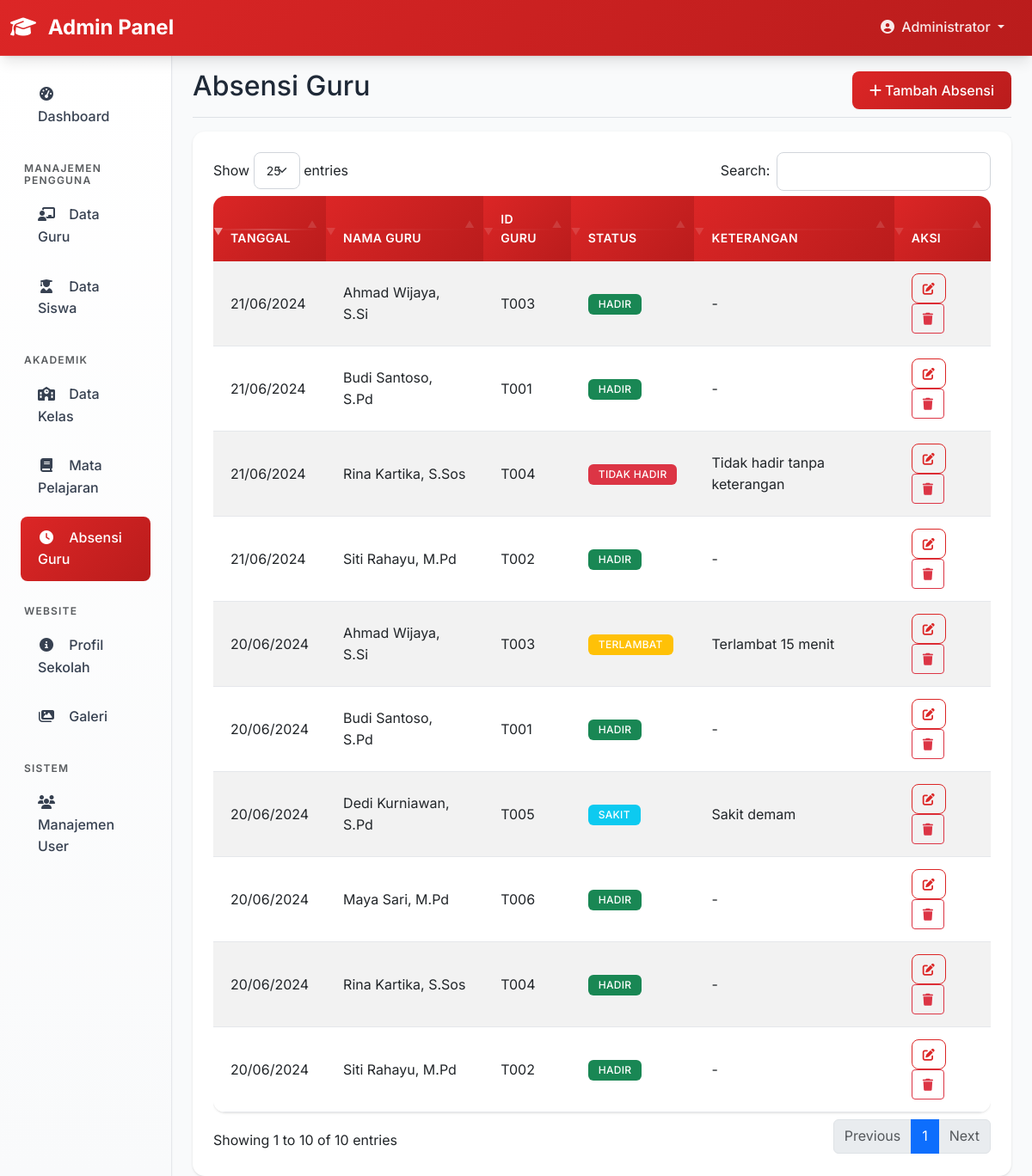
The page /admin/attendance_teacher.php (signed in) on the database its author committed.
### tables this page shows
CREATE TABLE IF NOT EXISTS attendances_teacher (
    id INT AUTO_INCREMENT PRIMARY KEY,
    teacher_id INT,
    attendance_date DATE NOT NULL,
    status ENUM('present', 'absent', 'late', 'sick_leave', 'permission') NOT NULL,
    notes TEXT,
    recorded_by INT,
    created_at TIMESTAMP DEFAULT CURRENT_TIMESTAMP,
    FOREIGN KEY (teacher_id) REFERENCES teachers(id) ON DELETE CASCADE,
    FOREIGN KEY (recorded_by) REFERENCES users(id),
    UNIQUE KEY unique_teacher_date (teacher_id, attendance_date)
);

CREATE TABLE IF NOT EXISTS users (
    id INT AUTO_INCREMENT PRIMARY KEY,
    username VARCHAR(50) UNIQUE NOT NULL,
    email VARCHAR(100) UNIQUE NOT NULL,
    password VARCHAR(255) NOT NULL,
    role ENUM('admin', 'teacher') NOT NULL,
    full_name VARCHAR(100) NOT NULL,
    created_at TIMESTAMP DEFAULT CURRENT_TIMESTAMP,
    updated_at TIMESTAMP DEFAULT CURRENT_TIMESTAMP ON UPDATE CURRENT_TIMESTAMP
);

CREATE TABLE IF NOT EXISTS teachers (
    id INT AUTO_INCREMENT PRIMARY KEY,
    user_id INT,
    teacher_id VARCHAR(20) UNIQUE NOT NULL,
    phone VARCHAR(20),
    address TEXT,
    hire_date DATE,
    status ENUM('active', 'inactive') DEFAULT 'active',
    created_at TIMESTAMP DEFAULT CURRENT_TIMESTAMP,
    FOREIGN KEY (user_id) REFERENCES users(id) ON DELETE CASCADE
);

### admin/attendance_teacher.php (the view, shortened to what this page needs)
<?php
require_once '../config/database.php';
$action = $_GET['action'] ?? 'list';
if ($action === 'list') {
    try {
        $stmt = $pdo->query("
            SELECT at.*, u.full_name as teacher_name, t.teacher_id
            FROM attendances_teacher at
            JOIN teachers t ON at.teacher_id = t.id
            JOIN users u ON t.user_id = u.id
            ORDER BY at.attendance_date DESC, u.full_name
        ");
        $attendances = $stmt->fetchAll();
    } catch(PDOException $e) {
        $attendances = [];
        $error = 'Gagal mengambil data absensi';
    }
}
include 'includes/header.php';
?>
<div class="container-fluid">
    <div class="row">
        <?php include 'includes/sidebar.php'; ?>
        <main class="col-md-9 ms-sm-auto col-lg-10 px-md-4">
            <div class="d-flex justify-content-between flex-wrap flex-md-nowrap align-items-center pt-3 pb-2 mb-3 border-bottom">
                <h1 class="h2">
                    <?php if ($action === 'add'): ?>
                        Tambah Absensi Guru
                    <?php elseif ($action === 'edit'): ?>
                        Edit Absensi Guru
                    <?php else: ?>
                        Absensi Guru
                    <?php endif; ?>
                </h1>
                <?php if ($action === 'list'): ?>
                <div class="btn-toolbar mb-2 mb-md-0">
                    <a href="?action=add" class="btn btn-primary">
                        <i class="fas fa-plus me-1"></i>Tambah Absensi
                    </a>
                </div>
                <?php endif; ?>
            </div>
            <?php if ($action === 'list'): ?>
                <div class="card">
                    <div class="card-body">
                        <div class="table-responsive">
                            <table class="table table-striped datatable">
                                <thead>
                                    <tr>
                                        <th>Tanggal</th>
                                        <th>Nama Guru</th>
                                        <th>ID Guru</th>
                                        <th>Status</th>
                                        <th>Keterangan</th>
                                        <th>Aksi</th>
                                    </tr>
                                </thead>
                                <tbody>
                                    <?php foreach($attendances as $att): ?>
                                    <tr>
                                        <td><?= date('d/m/Y', strtotime($att['attendance_date'])) ?></td>
                                        <td><?= htmlspecialchars($att['teacher_name']) ?></td>
                                        <td><?= htmlspecialchars($att['teacher_id']) ?></td>
                                        <td>
                                            <span class="badge bg-<?= $att['status'] == 'present' ? 'success' : ($att['status'] == 'absent' ? 'danger' : ($att['status'] == 'late' ? 'warning' : 'info')) ?>">
                                                <?php
                                                $status_map = [
                                                    'present' => 'Hadir',
                                                    'absent' => 'Tidak Hadir',
                                                    'late' => 'Terlambat',
                                                    'sick_leave' => 'Sakit',
                                                    'permission' => 'Izin'
                                                ];
                                                echo $status_map[$att['status']] ?? $att['status'];
                                                ?>
                                            </span>
                                        </td>
                                        <td><?= htmlspecialchars($att['notes'] ?: '-') ?></td>
                                        <td>
                                            <a href="?action=edit&id=<?= $att['id'] ?>" class="btn btn-sm btn-outline-primary">
                                                <i class="fas fa-edit"></i>
                                            </a>
                                            <a href="?action=delete&id=<?= $att['id'] ?>" class="btn btn-sm btn-outline-danger btn-delete">
                                                <i class="fas fa-trash"></i>
                                            </a>
                                        </td>
                                    </tr>
                                    <?php endforeach; ?>
                                </tbody>
                            </table>
                        </div>
                    </div>
                </div>
            <?php endif; ?>
        </main>
    </div>
</div>
<?php include 'includes/footer.php'; ?>

### assets/css/style.css (style rules this page uses)
:root { --primary-red: #dc2626; --primary-red-dark: #b91c1c; --primary-red-light: #fef2f2; --primary-red-hover: #ef4444; --white: #ffffff; --gray-50: #f9fafb; --gray-100: #f3f4f6; --gray-200: #e5e7eb; --gray-300: #d1d5db; --gray-400: #9ca3af; --gray-500: #6b7280; --gray-600: #4b5563; --gray-700: #374151; --gray-800: #1f2937; --gray-900: #111827; --shadow-sm: 0 1px 2px 0 rgb(0 0 0 / 0.05); --shadow: 0 1px 3px 0 rgb(0 0 0 / 0.1), 0 1px 2px -1px rgb(0 0 0 / 0.1); --shadow-md: 0 4px 6px -1px rgb(0 0 0 / 0.1), 0 2px 4px -2px rgb(0 0 0 / 0.1); --shadow-lg: 0 10px 15px -3px rgb(0 0 0 / 0.1), 0 4px 6px -4px rgb(0 0 0 / 0.1); --shadow-xl: 0 20px 25px -5px rgb(0 0 0 / 0.1), 0 10px 10px -5px rgb(0 0 0 / 0.04); --gradient-primary: linear-gradient(135deg, var(--primary-red) 0%, var(--primary-red-dark) 100%); --gradient-primary-hover: linear-gradient(135deg, var(--primary-red-hover) 0%, var(--primary-red) 100%); }
body { font-family: 'Inter', -apple-system, BlinkMacSystemFont, 'Segoe UI', Roboto, sans-serif; background-color: var(--gray-50); color: var(--gray-800); line-height: 1.6; }
.card { border: none; border-radius: 0.875rem; box-shadow: var(--shadow); background-color: var(--white); transition: all 0.3s cubic-bezier(0.4, 0, 0.2, 1); position: relative; overflow: hidden; }
.card::before { content: ''; position: absolute; top: 0; left: 0; right: 0; height: 3px; background: var(--gradient-primary); opacity: 0; transition: opacity 0.3s ease; }
.card-body { padding: 1.5rem; }
.btn-primary { background: var(--gradient-primary); border: none; border-radius: 0.5rem; font-weight: 500; padding: 0.625rem 1.25rem; transition: all 0.3s cubic-bezier(0.4, 0, 0.2, 1); box-shadow: var(--shadow-sm); position: relative; overflow: hidden; }
.btn-primary::before { content: ''; position: absolute; top: 0; left: -100%; width: 100%; height: 100%; background: linear-gradient(90deg, transparent, rgba(255,255,255,0.2), transparent); transition: left 0.5s ease; }
.btn-outline-primary { color: var(--primary-red); border-color: var(--primary-red); border-radius: 0.5rem; font-weight: 500; transition: all 0.3s ease; }
.btn-sm { padding: 0.375rem 0.75rem; font-size: 0.875rem; }
.table { background-color: var(--white); border-radius: 0.875rem; overflow: hidden; box-shadow: var(--shadow); }
.table thead th { background: var(--gradient-primary); color: white; border: none; font-weight: 600; padding: 1rem 1.25rem; font-size: 0.875rem; text-transform: uppercase; letter-spacing: 0.025em; position: relative; }
.table thead th::after { content: ''; position: absolute; bottom: 0; left: 0; right: 0; height: 2px; background: linear-gradient(90deg, transparent, rgba(255,255,255,0.3), transparent); }
.table tbody td { padding: 0.875rem 1.25rem; border-bottom: 1px solid var(--gray-200); vertical-align: middle; transition: all 0.3s ease; }
.table tbody tr { transition: all 0.3s ease; }
.badge { font-weight: 500; padding: 0.375rem 0.75rem; border-radius: 0.375rem; text-transform: uppercase; letter-spacing: 0.025em; font-size: 0.75rem; }

### rows shown on the page
attendances_teacher: attendance_date "21/06/2024", users.full_name "Ahmad Wijaya, S.Si", teacher.teacher_id "T003", status "HADIR", notes "-"
attendances_teacher: attendance_date "21/06/2024", users.full_name "Budi Santoso, S.Pd", teacher.teacher_id "T001", status "HADIR", notes "-"
attendances_teacher: attendance_date "21/06/2024", users.full_name "Rina Kartika, S.Sos", teacher.teacher_id "T004", status "TIDAK HADIR", notes "Tidak hadir tanpa keterangan"
attendances_teacher: attendance_date "21/06/2024", users.full_name "Siti Rahayu, M.Pd", teacher.teacher_id "T002", status "HADIR", notes "-"
attendances_teacher: attendance_date "20/06/2024", users.full_name "Ahmad Wijaya, S.Si", teacher.teacher_id "T003", status "TERLAMBAT", notes "Terlambat 15 menit"
attendances_teacher: attendance_date "20/06/2024", users.full_name "Budi Santoso, S.Pd", teacher.teacher_id "T001", status "HADIR", notes "-"
attendances_teacher: attendance_date "20/06/2024", users.full_name "Dedi Kurniawan, S.Pd", teacher.teacher_id "T005", status "SAKIT", notes "Sakit demam"
attendances_teacher: attendance_date "20/06/2024", users.full_name "Maya Sari, M.Pd", teacher.teacher_id "T006", status "HADIR", notes "-"
attendances_teacher: attendance_date "20/06/2024", users.full_name "Rina Kartika, S.Sos", teacher.teacher_id "T004", status "HADIR", notes "-"
attendances_teacher: attendance_date "20/06/2024", users.full_name "Siti Rahayu, M.Pd", teacher.teacher_id "T002", status "HADIR", notes "-"

### other values the page prints
$_SESSION['full_name'] "Administrator"
